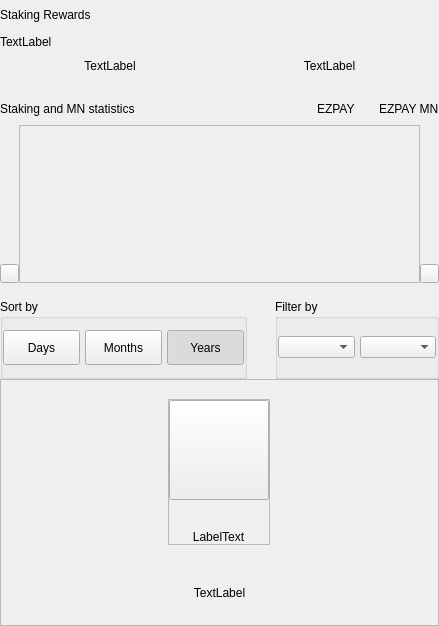
				<widget class="QWidget" name="right" native="true">
					<property name="minimumSize">
						<size>
							<width>200</width>
							<height>0</height>
						</size>
					</property>
					<layout class="QVBoxLayout" name="verticalLayout_31">
						<property name="spacing">
							<number>0</number>
						</property>
						<property name="leftMargin">
							<number>0</number>
						</property>
						<property name="topMargin">
							<number>0</number>
						</property>
						<property name="rightMargin">
							<number>0</number>
						</property>
						<property name="bottomMargin">
							<number>0</number>
						</property>
						<item>
							<layout class="QVBoxLayout" name="verticalLayout_2" stretch="0,0,0,0,0,0,0">
								<property name="spacing">
									<number>0</number>
								</property>
								<item>
									<layout class="QHBoxLayout" name="horizontalLayout_3">
										<property name="spacing">
											<number>0</number>
										</property>
										<item>
											<layout class="QVBoxLayout" name="verticalLayout_6">
												<property name="spacing">
													<number>5</number>
												</property>
												<item>
													<widget class="QLabel" name="labelTitle2">
														<property name="minimumSize">
															<size>
																<width>0</width>
																<height>30</height>
															</size>
														</property>
														<property name="text">
															<string>Staking Rewards</string>
														</property>
													</widget>
												</item>
												<item>
													<widget class="QLabel" name="labelMessage">
														<property name="text">
															<string>TextLabel</string>
														</property>
													</widget>
												</item>
											</layout>
										</item>
										<item>
											<spacer name="horizontalSpacer_2">
												<property name="orientation">
													<enum>Qt::Horizontal</enum>
												</property>
												<property name="sizeType">
													<enum>QSizePolicy::MinimumExpanding</enum>
												</property>
												<property name="sizeHint" stdset="0">
													<size>
														<width>20</width>
														<height>20</height>
													</size>
												</property>
											</spacer>
										</item>
									</layout>
								</item>
								<item>
									<spacer name="verticalSpacer_4">
										<property name="orientation">
											<enum>Qt::Vertical</enum>
										</property>
										<property name="sizeType">
											<enum>QSizePolicy::Fixed</enum>
										</property>
										<property name="sizeHint" stdset="0">
											<size>
												<width>20</width>
												<height>10</height>
											</size>
										</property>
									</spacer>
								</item>
								<item>
									<layout class="QHBoxLayout" name="horizontalLayout_5" stretch="0,0">
										<property name="spacing">
											<number>0</number>
										</property>
										<item>
											<widget class="QLabel" name="labelAmountPiv">
												<property name="text">
													<string>TextLabel</string>
												</property>
												<property name="alignment">
													<set>Qt::AlignCenter</set>
												</property>
											</widget>
										</item>
										<item>
											<widget class="QLabel" name="labelAmountMNRewards">
												<property name="text">
													<string>TextLabel</string>
												</property>
												<property name="alignment">
													<set>Qt::AlignCenter</set>
												</property>
											</widget>
										</item>
									</layout>
								</item>
								<item>
									<spacer name="verticalSpacer_6">
										<property name="orientation">
											<enum>Qt::Vertical</enum>
										</property>
										<property name="sizeType">
											<enum>QSizePolicy::Fixed</enum>
										</property>
										<property name="sizeHint" stdset="0">
											<size>
												<width>20</width>
												<height>20</height>
											</size>
										</property>
									</spacer>
								</item>
								<item>
									<widget class="QWidget" name="layoutChart" native="true">
										<layout class="QVBoxLayout" name="verticalLayout_8" stretch="3,0">
											<property name="spacing">
												<number>16</number>
											</property>
											<property name="leftMargin">
												<number>0</number>
											</property>
											<property name="topMargin">
												<number>0</number>
											</property>
											<property name="rightMargin">
												<number>0</number>
											</property>
											<property name="bottomMargin">
												<number>0</number>
											</property>
											<item>
												<widget class="QWidget" name="verticalWidgetChart" native="true">
													<property name="minimumSize">
														<size>
															<width>0</width>
															<height>190</height>
														</size>
													</property>
													<property name="maximumSize">
														<size>
															<width>16777215</width>
															<height>16777215</height>
														</size>
													</property>
													<layout class="QVBoxLayout" name="verticalLayout_4" stretch="1,5">
														<property name="spacing">
															<number>0</number>
														</property>
														<property name="leftMargin">
															<number>0</number>
														</property>
														<property name="topMargin">
															<number>0</number>
														</property>
														<property name="rightMargin">
															<number>0</number>
														</property>
														<property name="bottomMargin">
															<number>0</number>
														</property>
														<item>
															<layout class="QHBoxLayout" name="horizontalLayout_4">
																<item>
																	<widget class="QLabel" name="labelChart">
																		<property name="text">
																			<string>Staking and MN statistics</string>
																		</property>
																	</widget>
																</item>
																<item>
																	<spacer name="horizontalSpacer_4">
																		<property name="orientation">
																			<enum>Qt::Horizontal</enum>
																		</property>
																		<property name="sizeHint" stdset="0">
																			<size>
																				<width>40</width>
																				<height>20</height>
																			</size>
																		</property>
																	</spacer>
																</item>
																<item>
																	<widget class="QLabel" name="labelSquarePiv">
																		<property name="minimumSize">
																			<size>
																				<width>14</width>
																				<height>14</height>
																			</size>
																		</property>
																		<property name="maximumSize">
																			<size>
																				<width>14</width>
																				<height>14</height>
																			</size>
																		</property>
																		<property name="text">
																			<string/>
																		</property>
																	</widget>
																</item>
																<item>
																	<widget class="QLabel" name="labelPiv">
																		<property name="text">
																			<string>EZPAY</string>
																		</property>
																	</widget>
																</item>
																<item>
																	<spacer name="horizontalSpacer_5">
																		<property name="orientation">
																			<enum>Qt::Horizontal</enum>
																		</property>
																		<property name="sizeType">
																			<enum>QSizePolicy::Fixed</enum>
																		</property>
																		<property name="sizeHint" stdset="0">
																			<size>
																				<width>10</width>
																				<height>20</height>
																			</size>
																		</property>
																	</spacer>
																</item>
																<item>
																	<widget class="QLabel" name="labelSquareMNRewards">
																		<property name="minimumSize">
																			<size>
																				<width>14</width>
																				<height>14</height>
																			</size>
																		</property>
																		<property name="maximumSize">
																			<size>
																				<width>14</width>
																				<height>14</height>
																			</size>
																		</property>
																		<property name="text">
																			<string/>
																		</property>
																	</widget>
																</item>
																<item>
																	<widget class="QLabel" name="labelMNRewards">
																		<property name="text">
																			<string>EZPAY MN</string>
																		</property>
																	</widget>
																</item>
															</layout>
														</item>
														<item>
															<widget class="QWidget" name="chartContainer2" native="true">
																<property name="minimumSize">
																	<size>
																		<width>0</width>
																		<height>150</height>
																	</size>
																</property>
																<property name="styleSheet">
																	<string notr="true">#chartContainer{padding:0px; margin:0px;}</string>
																</property>
																<layout class="QHBoxLayout" name="horizontalLayout_11">
																	<property name="spacing">
																		<number>0</number>
																	</property>
																	<property name="leftMargin">
																		<number>0</number>
																	</property>
																	<property name="topMargin">
																		<number>0</number>
																	</property>
																	<property name="rightMargin">
																		<number>0</number>
																	</property>
																	<property name="bottomMargin">
																		<number>0</number>
																	</property>
																	<item>
																		<widget class="QWidget" name="containerChartArrow" native="true">
																			<property name="sizePolicy">
																				<sizepolicy hsizetype="Fixed" vsizetype="Preferred">
																					<horstretch>0</horstretch>
																					<verstretch>0</verstretch>
																				</sizepolicy>
																			</property>
																			<property name="minimumSize">
																				<size>
																					<width>19</width>
																					<height>0</height>
																				</size>
																			</property>
																			<property name="maximumSize">
																				<size>
																					<width>19</width>
																					<height>16777215</height>
																				</size>
																			</property>
																			<property name="styleSheet">
																				<string notr="true">#widget{
																					padding:0px;
																					margin:0px;
																				}</string>
																			</property>
																			<layout class="QVBoxLayout" name="verticalLayout_10">
																				<property name="spacing">
																					<number>0</number>
																				</property>
																				<property name="leftMargin">
																					<number>0</number>
																				</property>
																				<property name="rightMargin">
																					<number>0</number>
																				</property>
																				<property name="bottomMargin">
																					<number>0</number>
																				</property>
																				<item>
																					<spacer name="verticalSpacer_3">
																						<property name="orientation">
																							<enum>Qt::Vertical</enum>
																						</property>
																						<property name="sizeHint" stdset="0">
																							<size>
																								<width>20</width>
																								<height>127</height>
																							</size>
																						</property>
																					</spacer>
																				</item>
																				<item alignment="Qt::AlignVCenter">
																					<widget class="QWidget" name="containerArrows" native="true">
																						<layout class="QVBoxLayout" name="horizontalLayout_6" stretch="0,0">
																							<property name="spacing">
																								<number>0</number>
																							</property>
																							<property name="leftMargin">
																								<number>0</number>
																							</property>
																							<property name="topMargin">
																								<number>0</number>
																							</property>
																							<property name="rightMargin">
																								<number>0</number>
																							</property>
																							<property name="bottomMargin">
																								<number>0</number>
																							</property>
																							<item>
																								<widget class="QPushButton" name="pushButtonChartArrow">
																									<property name="minimumSize">
																										<size>
																											<width>19</width>
																											<height>19</height>
																										</size>
																									</property>
																									<property name="maximumSize">
																										<size>
																											<width>19</width>
																											<height>19</height>
																										</size>
																									</property>
																									<property name="focusPolicy">
																										<enum>Qt::NoFocus</enum>
																									</property>
																									<property name="styleSheet">
																										<string notr="true"/>
																									</property>
																									<property name="text">
																										<string/>
																									</property>
																								</widget>
																							</item>
																						</layout>
																					</widget>
																				</item>
																			</layout>
																		</widget>
																	</item>
																	<item>
																		<widget class="QFrame" name="chartContainer">
																			<property name="sizePolicy">
																				<sizepolicy hsizetype="Expanding" vsizetype="Preferred">
																					<horstretch>0</horstretch>
																					<verstretch>0</verstretch>
																				</sizepolicy>
																			</property>
																			<property name="styleSheet">
																				<string notr="true">padding:0px;
																				margin:0px;</string>
																			</property>
																			<property name="frameShape">
																				<enum>QFrame::StyledPanel</enum>
																			</property>
																			<property name="frameShadow">
																				<enum>QFrame::Raised</enum>
																			</property>
																		</widget>
																	</item>
																	<item>
																		<widget class="QWidget" name="containerChartArrow2" native="true">
																			<property name="sizePolicy">
																				<sizepolicy hsizetype="Fixed" vsizetype="Preferred">
																					<horstretch>0</horstretch>
																					<verstretch>0</verstretch>
																				</sizepolicy>
																			</property>
																			<property name="minimumSize">
																				<size>
																					<width>19</width>
																					<height>0</height>
																				</size>
																			</property>
																			<property name="maximumSize">
																				<size>
																					<width>19</width>
																					<height>16777215</height>
																				</size>
																			</property>
																			<property name="styleSheet">
																				<string notr="true">#widget{
																					padding:0px;
																					margin:0px;
																				}</string>
																			</property>
																			<layout class="QVBoxLayout" name="verticalLayout_10">
																				<property name="spacing">
																					<number>0</number>
																				</property>
																				<property name="leftMargin">
																					<number>0</number>
																				</property>
																				<property name="rightMargin">
																					<number>0</number>
																				</property>
																				<property name="bottomMargin">
																					<number>0</number>
																				</property>
																				<item>
																					<spacer name="verticalSpacer_3">
																						<property name="orientation">
																							<enum>Qt::Vertical</enum>
																						</property>
																						<property name="sizeHint" stdset="0">
																							<size>
																								<width>20</width>
																								<height>127</height>
																							</size>
																						</property>
																					</spacer>
																				</item>
																				<item alignment="Qt::AlignVCenter">
																					<widget class="QWidget" name="containerArrows" native="true">
																						<layout class="QVBoxLayout" name="horizontalLayout_6" stretch="0,0">
																							<property name="spacing">
																								<number>0</number>
																							</property>
																							<property name="leftMargin">
																								<number>0</number>
																							</property>
																							<property name="topMargin">
																								<number>0</number>
																							</property>
																							<property name="rightMargin">
																								<number>0</number>
																							</property>
																							<property name="bottomMargin">
																								<number>0</number>
																							</property>
																							<item>
																								<widget class="QPushButton" name="pushButtonChartRight">
																									<property name="minimumSize">
																										<size>
																											<width>19</width>
																											<height>19</height>
																										</size>
																									</property>
																									<property name="maximumSize">
																										<size>
																											<width>19</width>
																											<height>19</height>
																										</size>
																									</property>
																									<property name="focusPolicy">
																										<enum>Qt::NoFocus</enum>
																									</property>
																									<property name="styleSheet">
																										<string notr="true"/>
																									</property>
																									<property name="text">
																										<string/>
																									</property>
																								</widget>
																							</item>
																						</layout>
																					</widget>
																				</item>
																			</layout>
																		</widget>
																	</item>
																</layout>
															</widget>
														</item>
													</layout>
												</widget>
											</item>
											<item alignment="Qt::AlignVCenter">
												<widget class="QWidget" name="containerSort" native="true">
													<layout class="QHBoxLayout" name="horizontalLayout_6" stretch="3,2">
														<property name="spacing">
															<number>28</number>
														</property>
														<property name="leftMargin">
															<number>0</number>
														</property>
														<property name="topMargin">
															<number>0</number>
														</property>
														<property name="rightMargin">
															<number>0</number>
														</property>
														<property name="bottomMargin">
															<number>0</number>
														</property>
														<item>
															<widget class="QGroupBox" name="groupBoxChart">
																<property name="minimumSize">
																	<size>
																		<width>0</width>
																		<height>80</height>
																	</size>
																</property>
																<property name="maximumSize">
																	<size>
																		<width>16777215</width>
																		<height>80</height>
																	</size>
																</property>
																<property name="title">
																	<string>Sort by</string>
																</property>
																<layout class="QHBoxLayout" name="horizontalLayout_7">
																	<property name="spacing">
																		<number>5</number>
																	</property>
																	<property name="leftMargin">
																		<number>0</number>
																	</property>
																	<property name="rightMargin">
																		<number>0</number>
																	</property>
																	<item>
																		<widget class="QPushButton" name="pushButtonMonth">
																			<property name="minimumSize">
																				<size>
																					<width>50</width>
																					<height>35</height>
																				</size>
																			</property>
																			<property name="maximumSize">
																				<size>
																					<width>16777215</width>
																					<height>16777215</height>
																				</size>
																			</property>
																			<property name="focusPolicy">
																				<enum>Qt::NoFocus</enum>
																			</property>
																			<property name="text">
																				<string>Days</string>
																			</property>
																			<property name="checkable">
																				<bool>true</bool>
																			</property>
																			<property name="autoExclusive">
																				<bool>true</bool>
																			</property>
																		</widget>
																	</item>
																	<item>
																		<widget class="QPushButton" name="pushButtonYear">
																			<property name="minimumSize">
																				<size>
																					<width>50</width>
																					<height>35</height>
																				</size>
																			</property>
																			<property name="maximumSize">
																				<size>
																					<width>16777215</width>
																					<height>16777215</height>
																				</size>
																			</property>
																			<property name="focusPolicy">
																				<enum>Qt::NoFocus</enum>
																			</property>
																			<property name="text">
																				<string>Months</string>
																			</property>
																			<property name="checkable">
																				<bool>true</bool>
																			</property>
																			<property name="autoExclusive">
																				<bool>true</bool>
																			</property>
																		</widget>
																	</item>
																	<item>
																		<widget class="QPushButton" name="pushButtonAll">
																			<property name="sizePolicy">
																				<sizepolicy hsizetype="Preferred" vsizetype="Fixed">
																					<horstretch>0</horstretch>
																					<verstretch>0</verstretch>
																				</sizepolicy>
																			</property>
																			<property name="minimumSize">
																				<size>
																					<width>50</width>
																					<height>35</height>
																				</size>
																			</property>
																			<property name="maximumSize">
																				<size>
																					<width>16777215</width>
																					<height>16777215</height>
																				</size>
																			</property>
																			<property name="focusPolicy">
																				<enum>Qt::NoFocus</enum>
																			</property>
																			<property name="text">
																				<string>Years</string>
																			</property>
																			<property name="checkable">
																				<bool>true</bool>
																			</property>
																			<property name="checked">
																				<bool>true</bool>
																			</property>
																			<property name="autoExclusive">
																				<bool>true</bool>
																			</property>
																		</widget>
																	</item>
																</layout>
															</widget>
														</item>
														<item>
															<widget class="QGroupBox" name="container_chart_dropboxes">
																<property name="minimumSize">
																	<size>
																		<width>55</width>
																		<height>80</height>
																	</size>
																</property>
																<property name="maximumSize">
																	<size>
																		<width>16777215</width>
																		<height>80</height>
																	</size>
																</property>
																<property name="title">
																	<string>Filter by</string>
																</property>
																<layout class="QHBoxLayout" name="horizontalLayout_8" stretch="1,1">
																	<property name="spacing">
																		<number>5</number>
																	</property>
																	<property name="leftMargin">
																		<number>0</number>
																	</property>
																	<property name="topMargin">
																		<number>0</number>
																	</property>
																	<property name="rightMargin">
																		<number>0</number>
																	</property>
																	<property name="bottomMargin">
																		<number>0</number>
																	</property>
																	<item>
																		<widget class="QWidget" name="containerBoxMonths" native="true">
																			<property name="minimumSize">
																				<size>
																					<width>55</width>
																					<height>0</height>
																				</size>
																			</property>
																			<layout class="QHBoxLayout" name="horizontalLayout_9">
																				<property name="spacing">
																					<number>0</number>
																				</property>
																				<property name="leftMargin">
																					<number>0</number>
																				</property>
																				<property name="topMargin">
																					<number>0</number>
																				</property>
																				<property name="rightMargin">
																					<number>0</number>
																				</property>
																				<property name="bottomMargin">
																					<number>0</number>
																				</property>
																				<item>
																					<widget class="QComboBox" name="comboBoxMonths">
																						<property name="minimumSize">
																							<size>
																								<width>55</width>
																								<height>0</height>
																							</size>
																						</property>
																					</widget>
																				</item>
																			</layout>
																		</widget>
																	</item>
																	<item>
																		<widget class="QWidget" name="containerBoxYears" native="true">
																			<property name="sizePolicy">
																				<sizepolicy hsizetype="Preferred" vsizetype="Preferred">
																					<horstretch>0</horstretch>
																					<verstretch>0</verstretch>
																				</sizepolicy>
																			</property>
																			<property name="minimumSize">
																				<size>
																					<width>50</width>
																					<height>0</height>
																				</size>
																			</property>
																			<layout class="QHBoxLayout" name="horizontalLayout_10">
																				<property name="spacing">
																					<number>0</number>
																				</property>
																				<property name="leftMargin">
																					<number>0</number>
																				</property>
																				<property name="topMargin">
																					<number>0</number>
																				</property>
																				<property name="rightMargin">
																					<number>0</number>
																				</property>
																				<property name="bottomMargin">
																					<number>0</number>
																				</property>
																				<item>
																					<widget class="QComboBox" name="comboBoxYears">
																						<property name="minimumSize">
																							<size>
																								<width>40</width>
																								<height>0</height>
																							</size>
																						</property>
																					</widget>
																				</item>
																			</layout>
																		</widget>
																	</item>
																</layout>
															</widget>
														</item>
													</layout>
												</widget>
											</item>
										</layout>
									</widget>
								</item>
								<item>
									<widget class="QFrame" name="emptyContainerChart">
										<property name="minimumSize">
											<size>
												<width>0</width>
												<height>100</height>
											</size>
										</property>
										<property name="frameShape">
											<enum>QFrame::StyledPanel</enum>
										</property>
										<property name="frameShadow">
											<enum>QFrame::Raised</enum>
										</property>
										<layout class="QVBoxLayout" name="verticalLayout_71" stretch="1,8,0,0">
											<property name="spacing">
												<number>0</number>
											</property>
											<property name="leftMargin">
												<number>0</number>
											</property>
											<property name="topMargin">
												<number>0</number>
											</property>
											<property name="rightMargin">
												<number>0</number>
											</property>
											<property name="bottomMargin">
												<number>25</number>
											</property>
											<item>
												<spacer name="verticalSpacer11">
													<property name="orientation">
														<enum>Qt::Vertical</enum>
													</property>
													<property name="sizeHint" stdset="0">
														<size>
															<width>20</width>
															<height>20</height>
														</size>
													</property>
												</spacer>
											</item>
											<item alignment="Qt::AlignHCenter|Qt::AlignVCenter">
												<widget class="QFrame" name="emptyScreen1">
													<property name="sizePolicy">
														<sizepolicy hsizetype="Expanding" vsizetype="Expanding">
															<horstretch>0</horstretch>
															<verstretch>0</verstretch>
														</sizepolicy>
													</property>
													<property name="frameShape">
														<enum>QFrame::StyledPanel</enum>
													</property>
													<property name="frameShadow">
														<enum>QFrame::Raised</enum>
													</property>
													<layout class="QVBoxLayout" name="verticalLayout">
														<property name="spacing">
															<number>30</number>
														</property>
														<property name="leftMargin">
															<number>0</number>
														</property>
														<property name="topMargin">
															<number>0</number>
														</property>
														<property name="rightMargin">
															<number>0</number>
														</property>
														<property name="bottomMargin">
															<number>0</number>
														</property>
														<item alignment="Qt::AlignHCenter|Qt::AlignVCenter">
															<widget class="QPushButton" name="pushImgEmptyChart">
																<property name="minimumSize">
																	<size>
																		<width>100</width>
																		<height>100</height>
																	</size>
																</property>
																<property name="maximumSize">
																	<size>
																		<width>100</width>
																		<height>100</height>
																	</size>
																</property>
																<property name="focusPolicy">
																	<enum>Qt::NoFocus</enum>
																</property>
																<property name="text">
																	<string/>
																</property>
																<property name="iconSize">
																	<size>
																		<width>100</width>
																		<height>100</height>
																	</size>
																</property>
															</widget>
														</item>
														<item alignment="Qt::AlignHCenter|Qt::AlignVCenter">
															<widget class="QLabel" name="labelEmptyChart">
																<property name="styleSheet">
																	<string notr="true"/>
																</property>
																<property name="text">
																	<string>LabelText</string>
																</property>
																<property name="alignment">
																	<set>Qt::AlignCenter</set>
																</property>
															</widget>
														</item>
													</layout>
												</widget>
											</item>
											<item>
												<spacer name="verticalSpacer_2">
													<property name="orientation">
														<enum>Qt::Vertical</enum>
													</property>
													<property name="sizeHint" stdset="0">
														<size>
															<width>20</width>
															<height>40</height>
														</size>
													</property>
												</spacer>
											</item>
											<item>
												<widget class="QLabel" name="labelMessageEmpty">
													<property name="styleSheet">
														<string notr="true">#labelMessageEmpty {
															padding-left:30px;
															padding-right:30px;
														}</string>
													</property>
													<property name="text">
														<string>TextLabel</string>
													</property>
													<property name="alignment">
														<set>Qt::AlignCenter</set>
													</property>
													<property name="wordWrap">
														<bool>true</bool>
													</property>
												</widget>
											</item>
										</layout>
									</widget>
								</item>
								<item>
									<widget class="QWidget" name="layoutShadow" native="true">
										<layout class="QVBoxLayout" name="verticalLayout_9">
											<property name="spacing">
												<number>0</number>
											</property>
											<property name="leftMargin">
												<number>0</number>
											</property>
											<property name="topMargin">
												<number>0</number>
											</property>
											<property name="rightMargin">
												<number>0</number>
											</property>
											<property name="bottomMargin">
												<number>0</number>
											</property>
										</layout>
									</widget>
								</item>
							</layout>
						</item>
					</layout>
				</widget>
